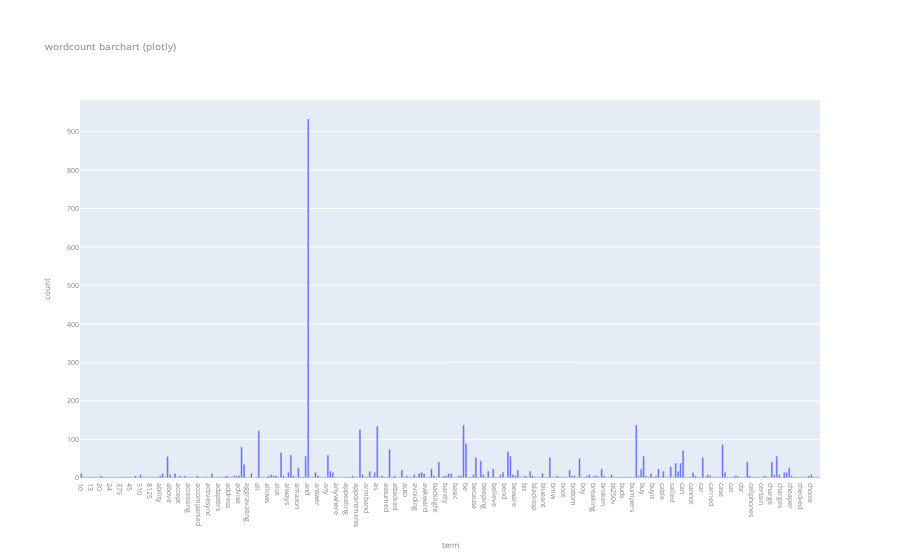
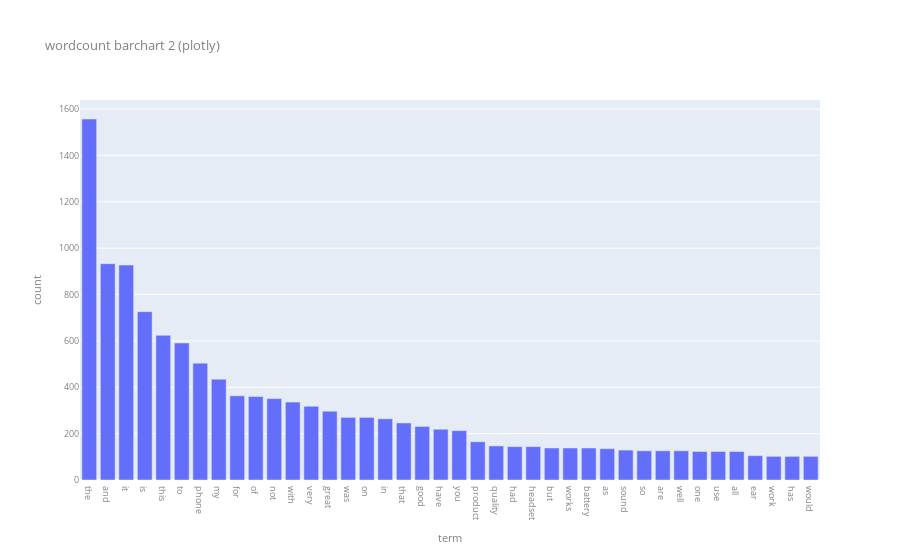
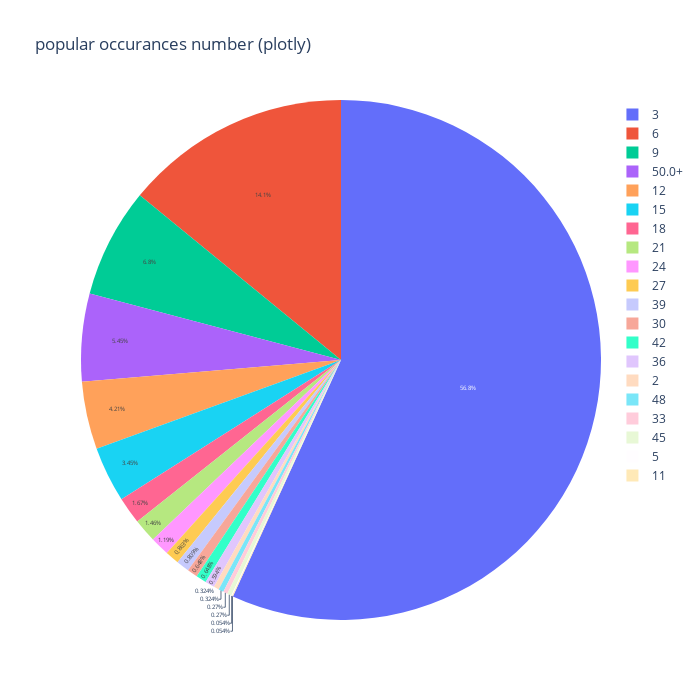
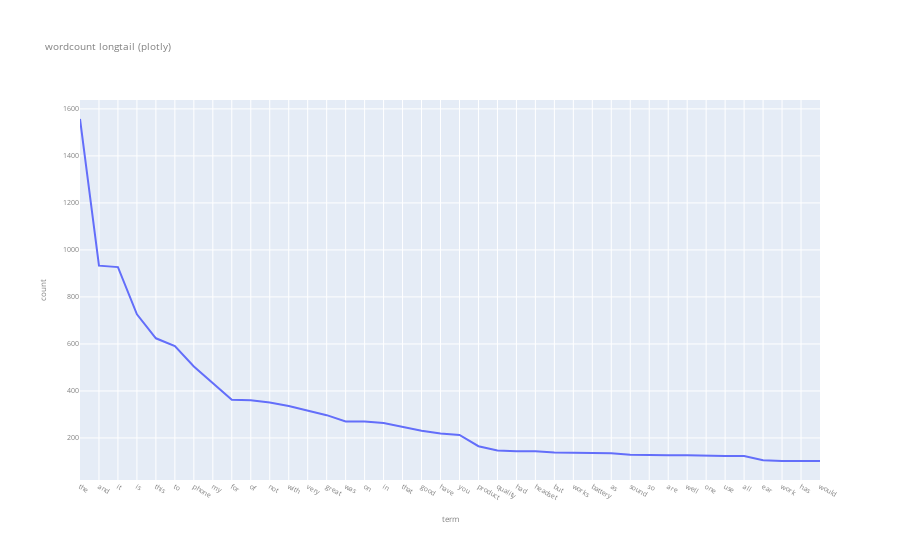

Notebook code for these charts, in order:
### Code cell
### PART 2- relevant exercises on new db ###
# most of this part is copied from the homework, therefore there are less comments. above each drill there's reference to the original version.

#Exercise 8 #
X_sample_new = X_new.sample(n=1000,random_state=42)
new_data_sample = getSortedSeries(X_sample_new, "source_name")
new_data_full = getSortedSeries(X_new, "source_name")
upper_bound = max(new_data_full + 50)

data_as_frame_new = pd.DataFrame({
    "data": new_data_full.values,
    "sample": new_data_sample.values
    },
    index= new_data_full.index
)

data_as_frame_new.plot(kind="bar",
    title = 'file distribution',
    ylim = [0, upper_bound], 
    rot = 0, fontsize = 12, figsize = (7,4)
)


#Exercise 10#
match_table_new = X_counts_new[0:5, 0:100].toarray()
print(find_non_zero_words(match_table_new, count_vect_new))

#Exercise 12#
X_reduced_new = PCA(n_components = 3).fit_transform(X_counts_new.toarray())

def plot_new_content(axis):
    for c, filename in zip(col, filenames):
        xs = X_reduced_new[X_new['source_name'] == filename].T[0]
        ys = X_reduced_new[X_new['source_name'] == filename].T[1]
        zs = X_reduced_new[X_new['source_name'] == filename].T[2]
    
        axis.scatter3D(xs, ys, zs, c = c, marker='o')

        axis.grid(color='gray', linestyle=':', linewidth=2, alpha=0.2)
        axis.set_xlabel('\nX Label')
        axis.set_ylabel('\nY Label')
        axis.set_zlabel('\nZ Label')


# plot
fig = plt.figure(figsize = (25,10))

ax_new = fig.add_subplot(1, 2, 1, projection='3d')
plot_new_content(ax_new)
ax_new.view_init(12, -23)

bx_new = fig.add_subplot(1, 3, 2, projection='3d')
plot_new_content(bx_new)
bx_new.view_init(12, 40)

cx_new = fig.add_subplot(1, 3, 3, projection='3d')
plot_new_content(cx_new)
cx_new.view_init(15, 200)

plt.show()
#TODO: check colors

#Exercise 13#
bar_df_new = pd.DataFrame(dict(
    term = count_vect_new.get_feature_names_out(),
    count = term_frequencies_new))

fig = px.bar(bar_df_new[:300], x = 'term', y = 'count',
             title = "wordcount barchart (plotly)")
fig.update_layout(
    font=dict(
        size=7,
        color="gray"
    )
)

fig.show()

#Exercise 14#

# 1st way: remove outliars with few occurrences, then sort the much smaller dataframe and view the top values
fig = px.bar(bar_df_new[bar_df_new['count'] > MIN_AMOUNT].sort_values(by="count", ascending=False)[:100],
             x = 'term', y = 'count',
             title = "wordcount barchart 2 (plotly)")
fig.update_layout(
    font=dict(
        size=9,
        color="gray"
    )
)
fig.show()


# 2nd way: sum up the amout of terms appearing a certain amount of times. the logic was explained in the 1st part.

# group the terms by the amount of times they appear in the db, the split into 2 groups farther group the more common words to 1 row (to be added as 1 to the unfrequent list)
by_terms_amount_new = pd.DataFrame(bar_df_new.groupby('count').apply(lambda x:[x["count"].iloc[0], len(x["term"]), x["term"].tolist()]).tolist(), 
                               columns=["count_per_term", "term_count", "terms"])
top_unfreq_occurances_new = by_terms_amount_new[by_terms_amount_new["count_per_term"] < (MIN_AMOUNT)/2]
top_freq_occurances_new = by_terms_amount_new[by_terms_amount_new["count_per_term"] >= (MIN_AMOUNT)/2]
freq_occurances_terms_new = list(reduce(lambda x, y: x + y, top_freq_occurances_new["terms"], []))
additional_row_new = pd.DataFrame(dict(
    count_per_term= str((MIN_AMOUNT)/2)+"+",
    term_count= len(freq_occurances_terms_new), 
    terms= [freq_occurances_terms_new]))
df_occurances_new = pd.concat([top_unfreq_occurances_new,additional_row_new])

df_occurances_new["string_for_hover"] = by_terms_amount_new["terms"].apply(lambda x : (minimize_list(x, "<br>", MAX_VALUES_IN_STRING)))

# create the plot itself
fig = px.pie(df_occurances_new, values = 'term_count', names="count_per_term",
             custom_data =['string_for_hover'],
             title = "popular occurances number (plotly)")
fig.update_layout(
    autosize=False,
    width=700,
    height=700
)
fig.update_traces(textinfo="percent", textfont_size=6,
    hovertemplate='amount of terms in category: %{value}<br>occurrences for each term: %{label}<br>relevant terms: %{customdata[0]}')

fig.show()

#Exercise 15#
fig = px.line(bar_df_new[bar_df_new['count'] > MIN_AMOUNT].sort_values(by="count", ascending=False)[:300],
             x = 'term', y = 'count',
             title = "wordcount longtail (plotly)")
fig.update_layout(
    font=dict(
        size=7,
        color="gray"
    )
)

fig.show()

#Exercise 16#
mlb_new = preprocessing.LabelBinarizer()
mlb_new.fit(X_new.source_name)

X_new['bin_category'] = mlb_new.transform(X_new['source_name']).tolist()
X_new[0:9]

### Figure 1 — Plotly figure (JSON) as saved in the notebook; plotly's stock layout.template omitted (floating-point values rounded to 4 significant figures; data arrays with more than 128 entries replaced by an {"elided": "..."} marker saying what was removed)
{"data": [{"alignmentgroup": "True", "hovertemplate": "term=%{x}<br>count=%{y}<extra></extra>", "legendgroup": "", "marker": {"color": "#636efa", "pattern": {"shape": ""}}, "name": "", "offsetgroup": "", "orientation": "v", "showlegend": false, "textposition": "auto", "type": "bar", "x": {"elided": "300 str values"}, "xaxis": "x", "y": {"elided": "300 int values"}, "yaxis": "y"}], "layout": {"barmode": "relative", "font": {"color": "gray", "size": 7}, "legend": {"tracegroupgap": 0}, "title": {"text": "wordcount barchart (plotly)"}, "xaxis": {"anchor": "y", "domain": [0, 1], "title": {"text": "term"}}, "yaxis": {"anchor": "x", "domain": [0, 1], "title": {"text": "count"}}}}

### Figure 2 — Plotly figure (JSON) as saved in the notebook; plotly's stock layout.template omitted (floating-point values rounded to 4 significant figures)
{"data": [{"alignmentgroup": "True", "hovertemplate": "term=%{x}<br>count=%{y}<extra></extra>", "legendgroup": "", "marker": {"color": "#636efa", "pattern": {"shape": ""}}, "name": "", "offsetgroup": "", "orientation": "v", "showlegend": false, "textposition": "auto", "type": "bar", "x": ["the", "and", "it", "is", "this", "to", "phone", "my", "for", "of", "not", "with", "very", "great", "was", "on", "in", "that", "good", "have", "you", "product", "quality", "had", "headset", "but", "works", "battery", "as", "sound", "so", "are", "well", "one", "use", "all", "ear", "work", "has", "would"], "xaxis": "x", "y": [1557, 933, 927, 726, 624, 591, 504, 435, 363, 360, 351, 336, 318, 297, 270, 270, 264, 246, 231, 219, 213, 165, 147, 144, 144, 138, 138, 138, 135, 129, 126, 126, 126, 123, 123, 123, 105, 102, 102, 102], "yaxis": "y"}], "layout": {"barmode": "relative", "font": {"color": "gray", "size": 9}, "legend": {"tracegroupgap": 0}, "title": {"text": "wordcount barchart 2 (plotly)"}, "xaxis": {"anchor": "y", "domain": [0, 1], "title": {"text": "term"}}, "yaxis": {"anchor": "x", "domain": [0, 1], "title": {"text": "count"}}}}

### Figure 3 — Plotly figure (JSON) as saved in the notebook; plotly's stock layout.template omitted (floating-point values rounded to 4 significant figures)
{"data": [{"customdata": [["aimless<br>distressed<br>drifting<br>man<br>movie<br>young"], ["100<br>11<br>12<br>13<br>15<br>15g<br>18<br>2000<br>2005<br>2160<br>24<br>2mp<br>325<br>350<br>375..."], ["moving"], ["20<br>50<br>ability<br>accept<br>access<br>accidentally<br>additional<br>adorable<br>advertised<br>advise<br>allows<br>alone<br>along<br>although<br>amazed..."], ["510<br>above<br>almost<br>area<br>avoid<br>beautiful<br>beep<br>below<br>between<br>break<br>bt<br>care<br>charged<br>chargers<br>choice..."], ["slow"], ["10<br>able<br>absolutely<br>actually<br>ago<br>away<br>awful<br>bargain<br>bars<br>blue<br>buying<br>cingular<br>clip<br>comes<br>comfortably..."], ["always<br>another<br>anything<br>arrived<br>awesome<br>belt<br>cannot<br>cases<br>charging<br>charm<br>clarity<br>color<br>connection<br>couple<br>data..."], ["anyone<br>around<br>before<br>black<br>cable<br>came<br>crap<br>difficult<br>ears<br>end<br>every<br>find<br>go<br>going<br>hands..."], ["audio<br>big<br>both<br>company<br>completely<br>didn<br>down<br>dropped<br>gets<br>headsets<br>internet<br>looking<br>loud<br>most<br>nokia..."], ["back<br>being<br>broke<br>buttons<br>by<br>found<br>horrible<br>jabra<br>junk<br>last<br>light<br>little<br>look<br>never<br>small..."], ["amazon<br>cheap<br>cool<br>customer<br>days<br>everything<br>highly<br>how<br>however<br>impressed<br>lot<br>low<br>months<br>verizon<br>wear..."], ["call<br>couldn<br>disappointed<br>into<br>looks<br>over<br>people<br>phones<br>pretty<br>screen<br>terrible<br>think"], ["design<br>fits<br>makes<br>plug<br>working"], ["again<br>clear<br>fit<br>hear<br>make<br>much<br>other<br>problems<br>right<br>using<br>volume"], ["calls<br>camera<br>device<br>enough<br>far<br>fine<br>got<br>life<br>long<br>motorola<br>piece<br>problem<br>same<br>them<br>thing"], ["bad<br>cell<br>charge<br>few<br>made<br>off<br>purchase<br>still<br>two<br>waste<br>while<br>worst"], ["been<br>happy<br>poor<br>which<br>will"], ["comfortable<br>could<br>did<br>doesn<br>its<br>used"], ["aimless<br>distressed<br>drifting<br>man<br>movie<br>young"]], "domain": {"x": [0, 1], "y": [0, 1]}, "hovertemplate": "amount of terms in category: %{value}<br>occurrences for each term: %{label}<br>relevant terms: %{customdata[0]}", "labels": [2, 3, 5, 6, 9, 11, 12, 15, 18, 21, 24, 27, 30, 33, 36, 39, 42, 45, 48, "50.0+"], "legendgroup": "", "name": "", "showlegend": true, "textfont": {"size": 6}, "textinfo": "percent", "type": "pie", "values": [6, 1053, 1, 261, 126, 1, 78, 64, 31, 27, 22, 16, 12, 5, 11, 15, 12, 5, 6, 101]}], "layout": {"autosize": false, "height": 700, "legend": {"tracegroupgap": 0}, "title": {"text": "popular occurances number (plotly)"}, "width": 700}}

### Figure 4 — Plotly figure (JSON) as saved in the notebook; plotly's stock layout.template omitted (floating-point values rounded to 4 significant figures)
{"data": [{"hovertemplate": "term=%{x}<br>count=%{y}<extra></extra>", "legendgroup": "", "line": {"color": "#636efa", "dash": "solid"}, "marker": {"symbol": "circle"}, "mode": "lines", "name": "", "orientation": "v", "showlegend": false, "type": "scatter", "x": ["the", "and", "it", "is", "this", "to", "phone", "my", "for", "of", "not", "with", "very", "great", "was", "on", "in", "that", "good", "have", "you", "product", "quality", "had", "headset", "but", "works", "battery", "as", "sound", "so", "are", "well", "one", "use", "all", "ear", "work", "has", "would"], "xaxis": "x", "y": [1557, 933, 927, 726, 624, 591, 504, 435, 363, 360, 351, 336, 318, 297, 270, 270, 264, 246, 231, 219, 213, 165, 147, 144, 144, 138, 138, 138, 135, 129, 126, 126, 126, 123, 123, 123, 105, 102, 102, 102], "yaxis": "y"}], "layout": {"font": {"color": "gray", "size": 7}, "legend": {"tracegroupgap": 0}, "title": {"text": "wordcount longtail (plotly)"}, "xaxis": {"anchor": "y", "domain": [0, 1], "title": {"text": "term"}}, "yaxis": {"anchor": "x", "domain": [0, 1], "title": {"text": "count"}}}}
